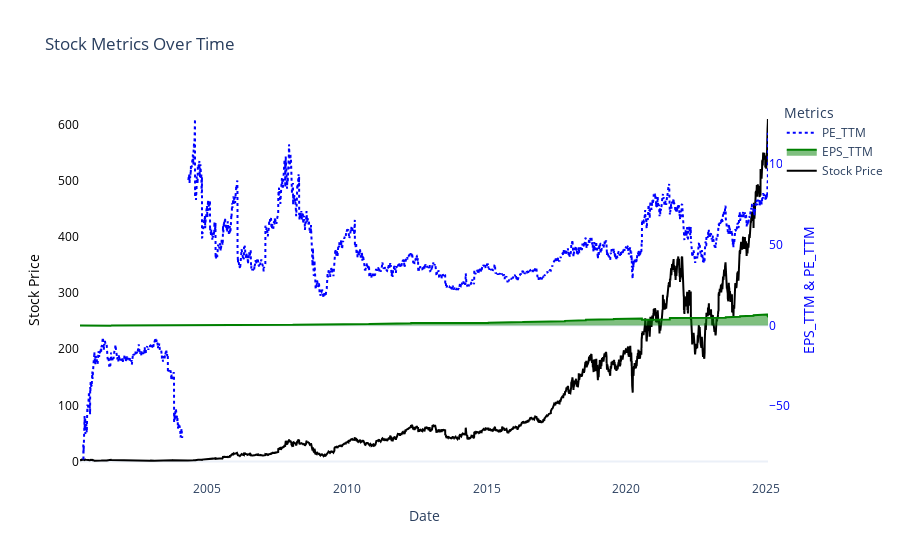

Notebook cell for this chart:
### Code cell
import plotly.graph_objects as go


# Create the figure
fig = go.Figure()

# Add stock_price on primary y-axis (left)
fig.add_trace(go.Scatter(
    x=stock_consolidate_df.index,
    y=stock_consolidate_df["stock_price"],
    mode='lines',
    line=dict(color='black'),
    name='Stock Price',
    yaxis="y1"
))

# Add EPS_TTM on secondary y-axis (right)
fig.add_trace(go.Scatter(
    x=stock_consolidate_df.index,
    y=stock_consolidate_df["EPS_TTM"],
    mode='lines',
    fill='tonexty',  # Shadow effect
    line=dict(color='green'),
    name='EPS_TTM',
    yaxis="y2"
))

# Add PE_TTM on secondary y-axis (right)
fig.add_trace(go.Scatter(
    x=stock_consolidate_df.index,
    y=stock_consolidate_df["PE_TTM"],
    mode='lines',
    line=dict(color='blue', dash='dot'),
    name='PE_TTM',
    yaxis="y2"
))

# Update layout to remove grid and configure dual y-axes
fig.update_layout(
    title="Stock Metrics Over Time",
    xaxis=dict(title="Date", showgrid=False),
    yaxis=dict(
        title="Stock Price",
        showgrid=False,
        titlefont=dict(color="black"),
        tickfont=dict(color="black")
    ),
    yaxis2=dict(
        title="EPS_TTM & PE_TTM",
        overlaying="y",  # Overlay with y1
        side="right",
        showgrid=False,
        titlefont=dict(color="blue"),
        tickfont=dict(color="blue")
    ),
    legend_title="Metrics",
    template="plotly_white",
    plot_bgcolor='white'  # Background color
)

# Show the plot
fig.show()

### Figure 1 — Plotly figure (JSON) as saved in the notebook; plotly's stock layout.template omitted (floating-point values rounded to 4 significant figures; data arrays with more than 128 entries replaced by an {"elided": "..."} marker saying what was removed)
{"data": [{"line": {"color": "black"}, "mode": "lines", "name": "Stock Price", "type": "scatter", "x": {"elided": "6188 str values"}, "y": {"elided": "6188 float values"}, "yaxis": "y"}, {"fill": "tonexty", "line": {"color": "green"}, "mode": "lines", "name": "EPS_TTM", "type": "scatter", "x": {"elided": "6188 str values"}, "y": {"elided": "6188 float values"}, "yaxis": "y2"}, {"line": {"color": "blue", "dash": "dot"}, "mode": "lines", "name": "PE_TTM", "type": "scatter", "x": {"elided": "6188 str values"}, "y": {"elided": "6188 float values"}, "yaxis": "y2"}], "layout": {"legend": {"title": {"text": "Metrics"}}, "plot_bgcolor": "white", "title": {"text": "Stock Metrics Over Time"}, "xaxis": {"showgrid": false, "title": {"text": "Date"}}, "yaxis": {"showgrid": false, "tickfont": {"color": "black"}, "title": {"font": {"color": "black"}, "text": "Stock Price"}}, "yaxis2": {"overlaying": "y", "showgrid": false, "side": "right", "tickfont": {"color": "blue"}, "title": {"font": {"color": "blue"}, "text": "EPS_TTM & PE_TTM"}}}}
